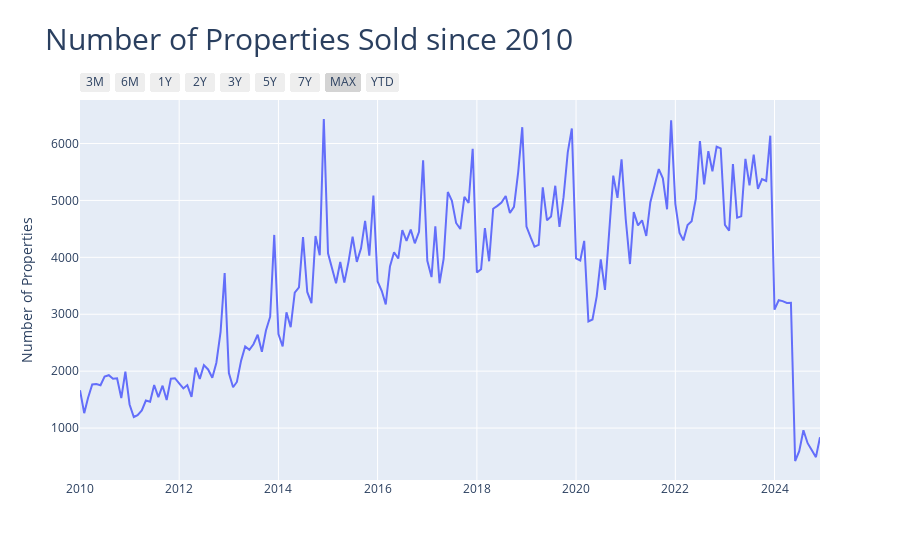

The cell this chart's notebook holds for it:
### Code cell
# counting unique address sold in that month_year in Dublin
ppr_count = ppr.groupby(['month_year'])['address'].nunique().to_frame('count').reset_index()

fig = go.Figure()

# Lineplots of number of houses
fig.add_trace(go.Scatter(
                        x = ppr_count['month_year'],
                        y = ppr_count['count'],
                        mode='lines',
                        name ='ALl of Ireland',
                        hovertemplate="<b>Property Sales</b><br><br>" +
                                        "Date: %{x|%b %Y} <br>" +
                                        "Number of Sales: %{y}<br>" +
                                        "<extra></extra>",
                        #line = dict(color="black")
                        ))
# Add title
fig.update_layout(
        title = 'Number of Properties Sold since 2010',
        title_font_size=30)
# X-Axes
fig.update_xaxes(
    rangeslider_visible = True,
    rangeselector = dict(
        buttons = list([
                        dict(count = 3, step = "month", stepmode = "backward", label = "3M"),
                        dict(count = 6, step = "month", stepmode = "backward", label = "6M"),
                        dict(count = 1, step = "year", stepmode = "backward", label = "1Y"),
                        dict(count = 2, step = "year", stepmode = "backward", label = "2Y"),
                        dict(count = 3, step = "year", stepmode = "backward", label = "3Y"),
                        dict(count = 5, step = "year", stepmode = "backward", label = "5Y"),
                        dict(count = 7, step = "year", stepmode = "backward", label = "7Y"),
                        dict(count = 1, step = "all", stepmode = "backward", label = "MAX"),
                        dict(count = 1, step = "year", stepmode = "todate", label = "YTD")])))

fig.update_layout(xaxis_rangeslider_visible = False)
fig.update_yaxes(title = 'Number of Properties')

#Show
fig.show()

### Figure 1 — Plotly figure (JSON) as saved in the notebook; plotly's stock layout.template omitted (floating-point values rounded to 4 significant figures; data arrays with more than 128 entries replaced by an {"elided": "..."} marker saying what was removed)
{"data": [{"hovertemplate": "<b>Property Sales</b><br><br>Date: %{x|%b %Y} <br>Number of Sales: %{y}<br><extra></extra>", "mode": "lines", "name": "ALl of Ireland", "type": "scatter", "x": {"elided": "180 str values"}, "y": {"elided": "180 int values"}}], "layout": {"title": {"font": {"size": 30}, "text": "Number of Properties Sold since 2010"}, "xaxis": {"rangeselector": {"buttons": [{"count": 3, "label": "3M", "step": "month", "stepmode": "backward"}, {"count": 6, "label": "6M", "step": "month", "stepmode": "backward"}, {"count": 1, "label": "1Y", "step": "year", "stepmode": "backward"}, {"count": 2, "label": "2Y", "step": "year", "stepmode": "backward"}, {"count": 3, "label": "3Y", "step": "year", "stepmode": "backward"}, {"count": 5, "label": "5Y", "step": "year", "stepmode": "backward"}, {"count": 7, "label": "7Y", "step": "year", "stepmode": "backward"}, {"count": 1, "label": "MAX", "step": "all", "stepmode": "backward"}, {"count": 1, "label": "YTD", "step": "year", "stepmode": "todate"}]}, "rangeslider": {"visible": false}}, "yaxis": {"title": {"text": "Number of Properties"}}}}
